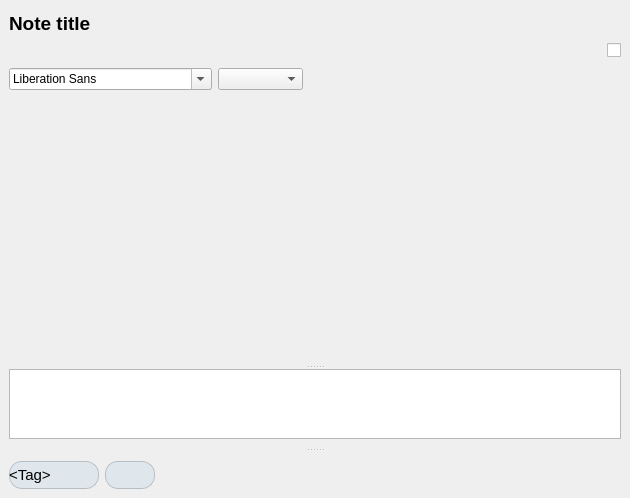
      <widget class="QSplitter" name="noteEditorVerticalSplitter">
       <property name="orientation">
        <enum>Qt::Vertical</enum>
       </property>
       <widget class="QWidget" name="layoutWidget">
        <layout class="QVBoxLayout" name="noteEditorWithHeaderContainer">
         <item>
          <widget class="QWidget" name="noteEditorHeader" native="true">
           <property name="minimumSize">
            <size>
             <width>0</width>
             <height>100</height>
            </size>
           </property>
           <layout class="QVBoxLayout" name="verticalLayout">
            <item>
             <layout class="QVBoxLayout" name="noteEditorHeaderVerticalLayout">
              <item>
               <widget class="QLabel" name="noteNameLabel">
                <property name="enabled">
                 <bool>true</bool>
                </property>
                <property name="sizePolicy">
                 <sizepolicy hsizetype="Preferred" vsizetype="Preferred">
                  <horstretch>0</horstretch>
                  <verstretch>0</verstretch>
                 </sizepolicy>
                </property>
                <property name="minimumSize">
                 <size>
                  <width>15</width>
                  <height>30</height>
                 </size>
                </property>
                <property name="font">
                 <font>
                  <pointsize>14</pointsize>
                  <weight>75</weight>
                  <bold>true</bold>
                 </font>
                </property>
                <property name="mouseTracking">
                 <bool>true</bool>
                </property>
                <property name="text">
                 <string>Note title</string>
                </property>
                <property name="textFormat">
                 <enum>Qt::RichText</enum>
                </property>
                <property name="alignment">
                 <set>Qt::AlignLeading|Qt::AlignLeft|Qt::AlignVCenter</set>
                </property>
                <property name="margin">
                 <number>5</number>
                </property>
               </widget>
              </item>
             </layout>
            </item>
            <item>
             <layout class="QHBoxLayout" name="buttonsUpperSubPaneHorizontalLayout">
              <item>
               <widget class="QPushButton" name="undoPushButton">
                <property name="toolTip">
                 <string>Undo the last action</string>
                </property>
                <property name="text">
                 <string/>
                </property>
                <property name="icon">
                 <iconset theme="edit-undo">
                  <normaloff/>
                 </iconset>
                </property>
                <property name="shortcut">
                 <string>Ctrl+Z</string>
                </property>
                <property name="flat">
                 <bool>true</bool>
                </property>
               </widget>
              </item>
              <item>
               <widget class="QPushButton" name="redoPushButton">
                <property name="toolTip">
                 <string/>
                </property>
                <property name="text">
                 <string/>
                </property>
                <property name="icon">
                 <iconset theme="edit-redo">
                  <normaloff/>
                 </iconset>
                </property>
                <property name="shortcut">
                 <string>Ctrl+Y</string>
                </property>
                <property name="flat">
                 <bool>true</bool>
                </property>
               </widget>
              </item>
              <item>
               <widget class="QPushButton" name="cutPushButton">
                <property name="text">
                 <string/>
                </property>
                <property name="icon">
                 <iconset theme="edit-cut">
                  <normaloff/>
                 </iconset>
                </property>
                <property name="shortcut">
                 <string>Ctrl+X</string>
                </property>
                <property name="flat">
                 <bool>true</bool>
                </property>
               </widget>
              </item>
              <item>
               <widget class="QPushButton" name="copyPushButton">
                <property name="text">
                 <string/>
                </property>
                <property name="icon">
                 <iconset theme="edit-copy">
                  <normaloff/>
                 </iconset>
                </property>
                <property name="shortcut">
                 <string>Ctrl+C</string>
                </property>
                <property name="flat">
                 <bool>true</bool>
                </property>
               </widget>
              </item>
              <item>
               <widget class="QPushButton" name="pastePushButton">
                <property name="text">
                 <string/>
                </property>
                <property name="icon">
                 <iconset theme="edit-paste">
                  <normaloff/>
                 </iconset>
                </property>
                <property name="shortcut">
                 <string>Ctrl+V</string>
                </property>
                <property name="flat">
                 <bool>true</bool>
                </property>
               </widget>
              </item>
              <item>
               <widget class="QPushButton" name="fontBoldPushButton">
                <property name="text">
                 <string/>
                </property>
                <property name="icon">
                 <iconset theme="format-text-bold">
                  <normaloff/>
                 </iconset>
                </property>
                <property name="shortcut">
                 <string>Ctrl+B</string>
                </property>
                <property name="checkable">
                 <bool>false</bool>
                </property>
                <property name="flat">
                 <bool>true</bool>
                </property>
               </widget>
              </item>
              <item>
               <widget class="QPushButton" name="fontItalicPushButton">
                <property name="text">
                 <string/>
                </property>
                <property name="icon">
                 <iconset theme="format-text-italic">
                  <normaloff/>
                 </iconset>
                </property>
                <property name="shortcut">
                 <string>Ctrl+I</string>
                </property>
                <property name="checkable">
                 <bool>false</bool>
                </property>
                <property name="flat">
                 <bool>true</bool>
                </property>
               </widget>
              </item>
              <item>
               <widget class="QPushButton" name="fontUnderlinePushButton">
                <property name="text">
                 <string/>
                </property>
                <property name="icon">
                 <iconset theme="format-text-underline">
                  <normaloff/>
                 </iconset>
                </property>
                <property name="shortcut">
                 <string>Ctrl+U</string>
                </property>
                <property name="checkable">
                 <bool>false</bool>
                </property>
                <property name="flat">
                 <bool>true</bool>
                </property>
               </widget>
              </item>
              <item>
               <widget class="QPushButton" name="fontStrikethroughPushButton">
                <property name="text">
                 <string/>
                </property>
                <property name="icon">
                 <iconset theme="format-text-strikethrough">
                  <normaloff/>
                 </iconset>
                </property>
                <property name="shortcut">
                 <string>Ctrl+Shift+S</string>
                </property>
                <property name="checkable">
                 <bool>false</bool>
                </property>
                <property name="flat">
                 <bool>true</bool>
                </property>
               </widget>
              </item>
              <item>
               <widget class="QPushButton" name="formatJustifyLeftPushButton">
                <property name="text">
                 <string/>
                </property>
                <property name="icon">
                 <iconset theme="format-justify-left">
                  <normaloff/>
                 </iconset>
                </property>
                <property name="flat">
                 <bool>true</bool>
                </property>
               </widget>
              </item>
              <item>
               <widget class="QPushButton" name="formatJustifyCenterPushButton">
                <property name="text">
                 <string/>
                </property>
                <property name="icon">
                 <iconset theme="format-justify-center">
                  <normaloff/>
                 </iconset>
                </property>
                <property name="flat">
                 <bool>true</bool>
                </property>
               </widget>
              </item>
              <item>
               <widget class="QPushButton" name="formatJustifyRightPushButton">
                <property name="text">
                 <string/>
                </property>
                <property name="icon">
                 <iconset theme="format-justify-right">
                  <normaloff/>
                 </iconset>
                </property>
                <property name="flat">
                 <bool>true</bool>
                </property>
               </widget>
              </item>
              <item>
               <widget class="QPushButton" name="insertToDoCheckboxPushButton">
                <property name="text">
                 <string/>
                </property>
                <property name="icon">
                 <iconset theme="checkbox">
                  <normaloff/>
                 </iconset>
                </property>
                <property name="flat">
                 <bool>true</bool>
                </property>
               </widget>
              </item>
              <item>
               <widget class="QCheckBox" name="spellCheckBox">
                <property name="layoutDirection">
                 <enum>Qt::RightToLeft</enum>
                </property>
                <property name="text">
                 <string/>
                </property>
                <property name="icon">
                 <iconset theme="tools-check-spelling">
                  <normaloff/>
                 </iconset>
                </property>
               </widget>
              </item>
              <item>
               <spacer name="buttonsUpperSubPaneHorizontalLayoutHorizontalSpacer">
                <property name="orientation">
                 <enum>Qt::Horizontal</enum>
                </property>
                <property name="sizeHint" stdset="0">
                 <size>
                  <width>40</width>
                  <height>20</height>
                 </size>
                </property>
               </spacer>
              </item>
             </layout>
            </item>
            <item>
             <layout class="QHBoxLayout" name="buttonsLowerSubPaneHorizontalLayout">
              <item>
               <widget class="QFontComboBox" name="fontComboBox">
                <property name="sizePolicy">
                 <sizepolicy hsizetype="Fixed" vsizetype="Fixed">
                  <horstretch>0</horstretch>
                  <verstretch>0</verstretch>
                 </sizepolicy>
                </property>
                <property name="minimumSize">
                 <size>
                  <width>201</width>
                  <height>0</height>
                 </size>
                </property>
               </widget>
              </item>
              <item>
               <widget class="QComboBox" name="fontSizeComboBox">
                <property name="sizePolicy">
                 <sizepolicy hsizetype="Fixed" vsizetype="Fixed">
                  <horstretch>0</horstretch>
                  <verstretch>0</verstretch>
                 </sizepolicy>
                </property>
                <property name="minimumSize">
                 <size>
                  <width>85</width>
                  <height>0</height>
                 </size>
                </property>
                <property name="maximumSize">
                 <size>
                  <width>85</width>
                  <height>16777215</height>
                 </size>
                </property>
                <property name="editable">
                 <bool>false</bool>
                </property>
               </widget>
              </item>
              <item>
               <widget class="QPushButton" name="chooseTextColorPushButton">
                <property name="sizePolicy">
                 <sizepolicy hsizetype="Fixed" vsizetype="Fixed">
                  <horstretch>0</horstretch>
                  <verstretch>0</verstretch>
                 </sizepolicy>
                </property>
                <property name="text">
                 <string notr="true"/>
                </property>
                <property name="icon">
                 <iconset theme="format-text-color">
                  <normaloff/>
                 </iconset>
                </property>
                <property name="flat">
                 <bool>true</bool>
                </property>
               </widget>
              </item>
              <item>
               <widget class="QPushButton" name="insertHorizontalLinePushButton">
                <property name="text">
                 <string/>
                </property>
                <property name="icon">
                 <iconset theme="insert-horizontal-rule">
                  <normaloff/>
                 </iconset>
                </property>
                <property name="flat">
                 <bool>true</bool>
                </property>
               </widget>
              </item>
              <item>
               <widget class="QPushButton" name="formatIndentLessPushButton">
                <property name="text">
                 <string/>
                </property>
                <property name="icon">
                 <iconset theme="format-indent-less">
                  <normaloff/>
                 </iconset>
                </property>
                <property name="flat">
                 <bool>true</bool>
                </property>
               </widget>
              </item>
              <item>
               <widget class="QPushButton" name="formatIndentMorePushButton">
                <property name="text">
                 <string/>
                </property>
                <property name="icon">
                 <iconset theme="format-indent-more">
                  <normaloff/>
                 </iconset>
                </property>
                <property name="flat">
                 <bool>true</bool>
                </property>
               </widget>
              </item>
              <item>
               <widget class="QPushButton" name="formatListOrderedPushButton">
                <property name="text">
                 <string/>
                </property>
                <property name="icon">
                 <iconset theme="format-list-ordered">
                  <normaloff/>
                 </iconset>
                </property>
                <property name="flat">
                 <bool>true</bool>
                </property>
               </widget>
              </item>
              <item>
               <widget class="QPushButton" name="formatListUnorderedPushButton">
                <property name="text">
                 <string/>
                </property>
                <property name="icon">
                 <iconset theme="format-list-unordered">
                  <normaloff/>
                 </iconset>
                </property>
                <property name="flat">
                 <bool>true</bool>
                </property>
               </widget>
              </item>
              <item>
               <widget class="InsertTableToolButton" name="insertTableToolButton">
                <property name="text">
                 <string/>
                </property>
                <property name="icon">
                 <iconset theme="insert-table">
                  <normaloff/>
                 </iconset>
                </property>
                <property name="popupMode">
                 <enum>QToolButton::InstantPopup</enum>
                </property>
                <property name="autoRaise">
                 <bool>true</bool>
                </property>
               </widget>
              </item>
              <item>
               <spacer name="buttonsLowerSubPaneHorizontalLayoutHorizontalSpacer">
                <property name="orientation">
                 <enum>Qt::Horizontal</enum>
                </property>
                <property name="sizeHint" stdset="0">
                 <size>
                  <width>40</width>
                  <height>20</height>
                 </size>
                </property>
               </spacer>
              </item>
             </layout>
            </item>
           </layout>
          </widget>
         </item>
         <item>
          <widget class="QWidget" name="noteEditorContainer" native="true">
           <layout class="QVBoxLayout" name="verticalLayout_3">
            <item>
             <widget class="QSplitter" name="noteEditorSplitter">
              <property name="orientation">
               <enum>Qt::Vertical</enum>
              </property>
              <widget class="NoteEditor" name="noteEditorWidget" native="true">
               <property name="minimumSize">
                <size>
                 <width>0</width>
                 <height>250</height>
                </size>
               </property>
               <property name="mouseTracking">
                <bool>true</bool>
               </property>
               <property name="autoFillBackground">
                <bool>true</bool>
               </property>
              </widget>
              <widget class="QPlainTextEdit" name="noteSourceView">
               <property name="frameShape">
                <enum>QFrame::StyledPanel</enum>
               </property>
               <property name="readOnly">
                <bool>true</bool>
               </property>
               <property name="plainText">
                <string notr="true"/>
               </property>
              </widget>
             </widget>
            </item>
           </layout>
          </widget>
         </item>
        </layout>
       </widget>
       <widget class="QWidget" name="tagNameLabelsContainer" native="true">
        <property name="sizePolicy">
         <sizepolicy hsizetype="Preferred" vsizetype="Minimum">
          <horstretch>0</horstretch>
          <verstretch>0</verstretch>
         </sizepolicy>
        </property>
        <layout class="QVBoxLayout" name="tagNameLabelsContainerVerticalLayout">
         <item>
          <widget class="QWidget" name="tagNameLabelsGrid" native="true">
           <property name="sizePolicy">
            <sizepolicy hsizetype="Preferred" vsizetype="Fixed">
             <horstretch>0</horstretch>
             <verstretch>0</verstretch>
            </sizepolicy>
           </property>
           <layout class="QGridLayout" name="gridLayout_2">
            <item row="0" column="0">
             <widget class="QWidget" name="tagNameWidget" native="true">
              <property name="sizePolicy">
               <sizepolicy hsizetype="Minimum" vsizetype="Minimum">
                <horstretch>0</horstretch>
                <verstretch>0</verstretch>
               </sizepolicy>
              </property>
              <property name="font">
               <font>
                <stylestrategy>PreferAntialias</stylestrategy>
               </font>
              </property>
              <property name="styleSheet">
               <string notr="true">QWidget#tagNameWidget {
border: 1px solid #555;
border-radius: 13px;
padding: 4px;
background-color: rgb(223, 231, 236);
border-color: rgb(182, 189, 195);
min-width: 80px;
}

QWidget#tagNameWidget:hover {
background-color: rgb(205, 221, 229);
}</string>
              </property>
              <layout class="QHBoxLayout" name="horizontalLayout_2" stretch="0,0">
               <property name="spacing">
                <number>0</number>
               </property>
               <property name="leftMargin">
                <number>0</number>
               </property>
               <property name="topMargin">
                <number>0</number>
               </property>
               <property name="rightMargin">
                <number>0</number>
               </property>
               <property name="bottomMargin">
                <number>0</number>
               </property>
               <item>
                <widget class="QLabel" name="tagNameLabel">
                 <property name="sizePolicy">
                  <sizepolicy hsizetype="Minimum" vsizetype="Preferred">
                   <horstretch>0</horstretch>
                   <verstretch>0</verstretch>
                  </sizepolicy>
                 </property>
                 <property name="font">
                  <font>
                   <pointsize>11</pointsize>
                  </font>
                 </property>
                 <property name="text">
                  <string>&lt;html&gt;&lt;head/&gt;&lt;body&gt;&lt;p&gt;&amp;lt;Tag&amp;gt;&lt;/p&gt;&lt;/body&gt;&lt;/html&gt;</string>
                 </property>
                 <property name="textFormat">
                  <enum>Qt::RichText</enum>
                 </property>
                 <property name="margin">
                  <number>7</number>
                 </property>
                </widget>
               </item>
               <item>
                <widget class="QPushButton" name="deleteTagButton">
                 <property name="sizePolicy">
                  <sizepolicy hsizetype="Fixed" vsizetype="Fixed">
                   <horstretch>0</horstretch>
                   <verstretch>0</verstretch>
                  </sizepolicy>
                 </property>
                 <property name="styleSheet">
                  <string notr="true">QPushButton#deleteTagButton:hover {
border: none;
}</string>
                 </property>
                 <property name="text">
                  <string notr="true"/>
                 </property>
                 <property name="icon">
                  <iconset theme="edit-delete">
                   <normaloff/>
                  </iconset>
                 </property>
                 <property name="iconSize">
                  <size>
                   <width>12</width>
                   <height>12</height>
                  </size>
                 </property>
                 <property name="flat">
                  <bool>true</bool>
                 </property>
                </widget>
               </item>
              </layout>
             </widget>
            </item>
            <item row="0" column="1">
             <widget class="QPushButton" name="addTagPushButton">
              <property name="font">
               <font>
                <pointsize>11</pointsize>
                <weight>50</weight>
                <italic>false</italic>
                <bold>false</bold>
                <stylestrategy>PreferAntialias</stylestrategy>
               </font>
              </property>
              <property name="toolTip">
               <string>Add tag</string>
              </property>
              <property name="styleSheet">
               <string notr="true">QPushButton#addTagPushButton {
border: 1px solid #555;
border-radius: 13px;
padding: 4px;
background-color: rgb(223, 231, 236);
border-color: rgb(182, 189, 195);
}

QPushButton#addTagPushButton:hover {
background-color: rgb(205, 221, 229);
}</string>
              </property>
              <property name="icon">
               <iconset theme="list-add">
                <normaloff/>
               </iconset>
              </property>
              <property name="flat">
               <bool>false</bool>
              </property>
             </widget>
            </item>
            <item row="0" column="2">
             <spacer name="tagsListHorizontalSpacer">
              <property name="orientation">
               <enum>Qt::Horizontal</enum>
              </property>
              <property name="sizeHint" stdset="0">
               <size>
                <width>40</width>
                <height>20</height>
               </size>
              </property>
             </spacer>
            </item>
           </layout>
          </widget>
         </item>
        </layout>
       </widget>
      </widget>
